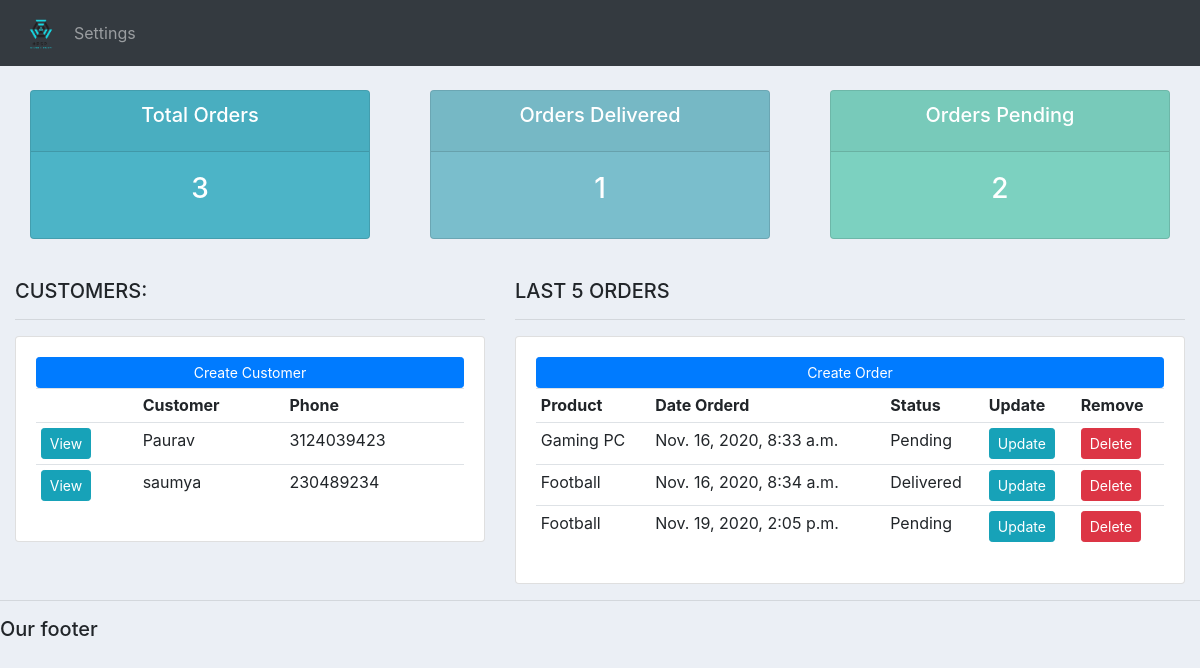
The page / on the database its author committed.
### accounts/models.py (models this page shows, shortened)
class Customer(models.Model):
    name = models.CharField(max_length = 200, null = True)
    phone = models.CharField(max_length = 200, null = True)
    email = models.CharField(max_length = 200, null = True)
    data_created = models.DateTimeField(auto_now_add = True, null = True)

class Order(models.Model):
    STATUS = (
        ('Pending', 'Pending'),
        ('Out for delivery', 'Out for delivery'),
        ('Delivered', 'Delivered'),
    )
    customer = models.ForeignKey(Customer, null = True, on_delete = models.SET_NULL)
    products = models.ForeignKey(Products, null = True, on_delete = models.SET_NULL)
    date_created = models.DateTimeField(auto_now_add = True, null = True)
    status = models.CharField(max_length = 200, null = True, choices=STATUS)

class Products(models.Model):
    CATEGORY = (
        ('Indoor', 'Indoor'),
        ('Out Door', 'Out Door'),
    )
    name = models.CharField(max_length = 200, null = True)
    price = models.FloatField(null = True)
    category = models.CharField(max_length = 200, null = True, choices=CATEGORY)
    description = models.CharField(max_length = 200, null = True, blank = True)
    date_created = models.DateTimeField(auto_now_add = True, null = True)
    tags = models.ManyToManyField(Tags)
    def __str__(self):
        return self.name

### accounts/views.py (the view)
# urls.py: path('', views.home, name="home"),
def home(request):
    orders = Order.objects.all()
    customers = Customer.objects.all()
    total_customers = customers.count()
    total_orders = orders.count()
    delivered = orders.filter(status='Delivered').count()
    pending = orders.filter(status='Pending').count()
    context = {'orders': orders,
               'customers': customers,
               'total_customers': total_customers,
               'total_orders': total_orders,
               'pending': pending,
               'delivered': delivered}
    return render(request, 'accounts/dashboard.html', context)

### accounts/templates/accounts/dashboard.html
{%  extends 'accounts/main.html' %}
{% block content %}
{%  include 'accounts/status.html' %}
<br>
<div class="row">
	<div class="col-md-5">
		<h5>CUSTOMERS:</h5>
		<hr>
		<div class="card card-body">
			<a class="btn btn-primary  btn-sm btn-block" href="">Create Customer</a>
			<table class="table table-sm">
				<tr>
					<th></th>
					<th>Customer</th>
					<th>Phone</th>
				</tr>
				{% for customer in customers %}
					<tr>
						<td><a class="btn btn-sm btn-info" href="{% url 'customer' customer.id %}">View</a></td>
						<td>{{customer.name}}</td>
						<td>{{customer.phone}}</td>
					</tr>
				{% endfor %}
			</table>
		</div>
	</div>
	<div class="col-md-7">
		<h5>LAST 5 ORDERS</h5>
		<hr>
		<div class="card card-body">
			<a class="btn btn-primary  btn-sm btn-block" href="">Create Order</a>
			<table class="table table-sm">
				<tr>
					<th>Product</th>
					<th>Date Orderd</th>
					<th>Status</th>
					<th>Update</th>
					<th>Remove</th>
				</tr>
				{% for order in orders %}
					<tr>
						<td>{{order.products}}</td>
						<td>{{order.date_created}}</td>
						<td>{{order.status}}</td>
						<td><a class="btn btn-sm btn-info" href="#">Update</a></td>
						<td><a class="btn btn-sm btn-danger" href="#">Delete</a></td>
					</tr>
				{% endfor %}
			</table>
		</div>
	</div>
</div>
{% endblock %}

### accounts/templates/accounts/main.html (shortened to what this page needs)
{% load static %}
<!DOCTYPE html>
<html>
<head>
	<link rel="stylesheet" href="https://stackpath.bootstrapcdn.com/bootstrap/4.3.1/css/bootstrap.min.css">
	<link rel="stylesheet" type="text/css" href="{% static '/css/main.css' %}">
</head>
<body>
	{%  include 'accounts/navbar.html' %}
	<div class="container-fluid">
	{% block content %}
	{% endblock %}
    </div>
	<hr>
	<h5>Our footer</h5>
</body>
</html>

### accounts/templates/accounts/navbar.html (shortened to what this page needs)
{% load static %}
<nav class="navbar navbar-expand-lg navbar-dark bg-dark">
 <img src="{% static 'images/logo1.png' %}" width="50" height="50">
  <div class="collapse navbar-collapse" id="navbarNav">
    <ul class="navbar-nav">
      <li class="nav-item active">
        <a class="nav-link" href="{% url 'home' %}">Dashboard</a>
      </li>
      <li class="nav-item">
        <a class="nav-link" href="{% url 'products' %}">Products</a>
      </li>
       <li class="nav-item">
        <a class="nav-link" href="#">Settings</a>
      </li>
    </ul>
  </div>
</nav>

### accounts/templates/accounts/status.html
<br>
<div class="row">
	<div class="col">
		<div class="col-md">
			<div class="card text-center text-white  mb-3" id="total-orders">
			  	<div class="card-header">
			  		<h5 class="card-title">Total Orders</h5>
			  	</div>
			  	<div class="card-body">
			    	<h3 class="card-title">{{total_orders}}</h3>
			  	</div>
			</div>
		</div>
	</div>
	<div class="col">
		<div class="col-md">
			<div class="card text-center text-white  mb-3" id="orders-delivered">
			  	<div class="card-header">
			  		<h5 class="card-title">Orders Delivered</h5>
			  	</div>
			  	<div class="card-body">
			    	<h3 class="card-title">{{delivered}}</h3>
			  	</div>
			</div>
		</div>
	</div>
	<div class="col">
		<div class="col-md">
			<div class="card text-center text-white  mb-3" id="orders-pending">
			  	<div class="card-header">
			  		<h5 class="card-title">Orders Pending</h5>
			  	</div>
			  	<div class="card-body">
			    	<h3 class="card-title">{{pending}}</h3>
			  	</div>
			</div>
		</div>
	</div>
</div>

### static/css/main.css (style rules this page uses)
body { background-color: #ebeff5; }
#total-orders { background-color: #4cb4c7; }
#orders-delivered { background-color: #7abecc; }
#orders-pending { background-color: #7CD1C0; }

### rows shown on the page
Customer: name "Paurav", phone "3124039423"
Customer: name "saumya", phone "230489234"
Order: products "Gaming PC", date_created "Nov. 16, 2020, 8:33 a.m.", status "Pending"
Order: products "Football", date_created "Nov. 16, 2020, 8:34 a.m.", status "Delivered"
Order: products "Football", date_created "Nov. 19, 2020, 2:05 p.m.", status "Pending"

### other values the page prints
{{ total_orders }} "3"
{{ delivered }} "1"
{{ pending }} "2"
